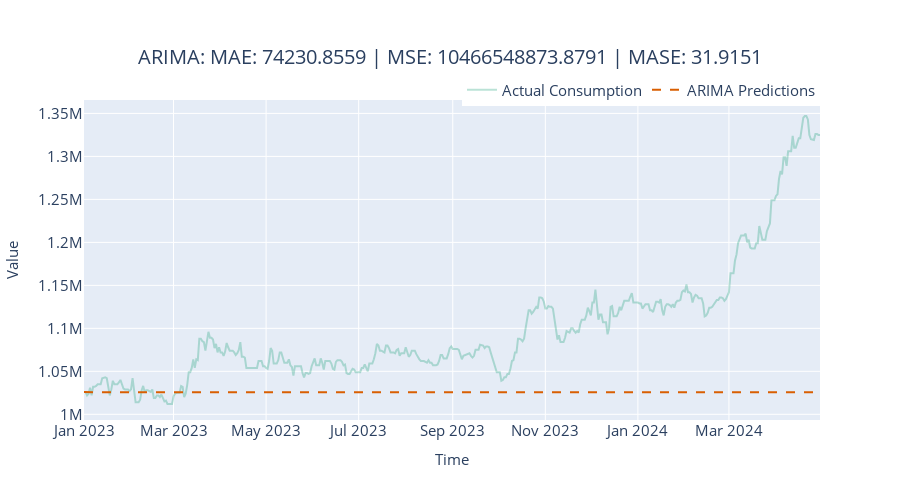

The notebook cell saved with this chart:
### Code cell
fig = plot_forecast(pred_df, forecast_columns=["arima_predictions"], forecast_display_names=['ARIMA Predictions'])
fig = format_plot(fig, title=f"ARIMA: MAE: {metrics['MAE']:.4f} | MSE: {metrics['MSE']:.4f} | MASE: {metrics['MASE']:.4f}")
# fig.update_xaxes(type="date", range=["2014-01-01", "2014-01-08"])
# fig.write_image("energy-consumption/images/arima.png")
fig.show()

### Figure 1 — Plotly figure (JSON) as saved in the notebook; plotly's stock layout.template omitted (floating-point values rounded to 4 significant figures; data arrays with more than 128 entries replaced by an {"elided": "..."} marker saying what was removed)
{"data": [{"line": {"color": "rgba(27,158,119, 0.3)"}, "mode": "lines", "name": "Actual Consumption", "type": "scatter", "x": {"elided": "486 str values"}, "y": {"elided": "486 int values"}}, {"line": {"color": "rgba(217,95,2, 1)", "dash": "dash"}, "mode": "lines", "name": "ARIMA Predictions", "type": "scatter", "x": {"elided": "486 str values"}, "y": {"elided": "486 float values"}}], "layout": {"autosize": false, "height": 500, "legend": {"font": {"size": 15}, "orientation": "h", "title": {}, "x": 1, "xanchor": "right", "y": 0.98, "yanchor": "bottom"}, "title": {"font": {"size": 20}, "text": "ARIMA: MAE: 74230.8559 | MSE: 10466548873.8791 | MASE: 31.9151", "x": 0.5, "xanchor": "center", "yanchor": "top"}, "width": 900, "xaxis": {"tickfont": {"size": 15}, "title": {"font": {"size": 15}, "text": "Time"}}, "yaxis": {"tickfont": {"size": 15}, "title": {"font": {"size": 15}, "text": "Value"}}}}
